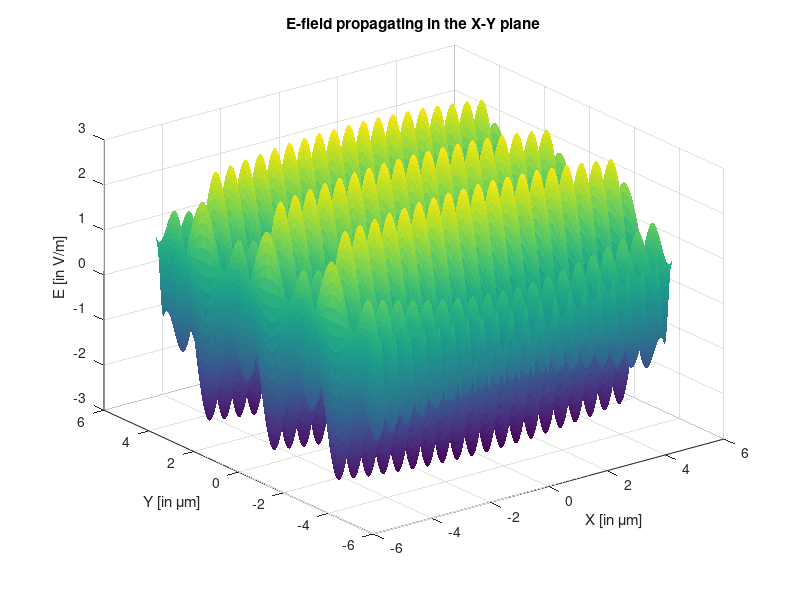

MATLAB code for this plot: (Note: this script raises an error after producing the figure.)
%MATLAB code to plot Electric Fields for ECE747 Q4,(b)

lambda = 500*10^(-9); %given wavelength of the plane wave
k=2*pi/lambda; %modulus of wave vector

theta=[-10 0 10];%array representing thetas for E1,2,3 respectively

k_components = zeros(3,2); %array representing values of x and y components of k for all three E-field vectors
%Columns indicate the 3 vectors (sequentially) and rows indicate x and y components (sequentially) 
for i = 1:1:3
    k_components(i,1)=k*cos(theta(i)*pi/180); %X-components
    k_components(i,2)=k*sin(theta(i)*pi/180); %Y-components
end 

[X,Y] = meshgrid(-5:0.01:5,-5:0.01:5); %X and Y defined from -5 to 5 micro-meters
E_net=zeros(size(X));%net electric field
for i = 1:1:3
    E_net=E_net+cos(k_components(i,1)*X*10^(-6)+k_components(i,2)*Y*10^(-6));
end
surf(X,Y,E_net, 'edgecolor', 'none')
title('E-field propagating in the X-Y plane')
xlabel('X [in \mum]') 
ylabel('Y [in \mum]')
zlabel('E [in V/m]')
ax = gca;
ax.FontSize = 30;